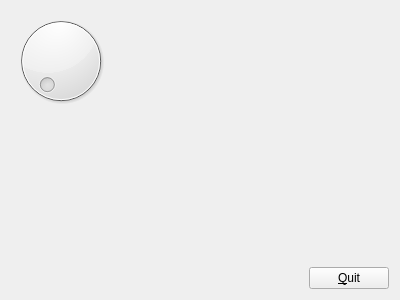
<?xml version="1.0" encoding="UTF-8"?>
<ui version="4.0">
 <class>MyForm</class>
 <widget class="QWidget" name="MyForm">
  <property name="enabled">
   <bool>true</bool>
  </property>
  <property name="geometry">
   <rect>
    <x>0</x>
    <y>0</y>
    <width>400</width>
    <height>300</height>
   </rect>
  </property>
  <property name="windowTitle">
   <string>Form</string>
  </property>
  <property name="inputMethodHints">
   <set>Qt::ImhNone</set>
  </property>
  <layout class="QHBoxLayout" name="horizontalLayout_4">
   <item>
    <layout class="QVBoxLayout" name="verticalLayout">
     <item>
      <layout class="QHBoxLayout" name="horizontalLayout_2">
       <item>
        <layout class="QHBoxLayout" name="horizontalLayout">
         <item>
          <widget class="QDial" name="dial">
           <property name="maximum">
            <number>50</number>
           </property>
          </widget>
         </item>
         <item>
          <widget class="QLabel" name="label">
           <property name="enabled">
            <bool>true</bool>
           </property>
           <property name="inputMethodHints">
            <set>Qt::ImhHiddenText</set>
           </property>
           <property name="text">
            <string/>
           </property>
          </widget>
         </item>
        </layout>
       </item>
       <item>
        <spacer name="horizontalSpacer">
         <property name="orientation">
          <enum>Qt::Horizontal</enum>
         </property>
         <property name="sizeHint" stdset="0">
          <size>
           <width>40</width>
           <height>20</height>
          </size>
         </property>
        </spacer>
       </item>
      </layout>
     </item>
     <item>
      <spacer name="verticalSpacer">
       <property name="orientation">
        <enum>Qt::Vertical</enum>
       </property>
       <property name="sizeHint" stdset="0">
        <size>
         <width>20</width>
         <height>40</height>
        </size>
       </property>
      </spacer>
     </item>
     <item>
      <layout class="QHBoxLayout" name="horizontalLayout_3">
       <item>
        <spacer name="horizontalSpacer_2">
         <property name="orientation">
          <enum>Qt::Horizontal</enum>
         </property>
         <property name="sizeHint" stdset="0">
          <size>
           <width>40</width>
           <height>20</height>
          </size>
         </property>
        </spacer>
       </item>
       <item>
        <widget class="QPushButton" name="pushButton">
         <property name="text">
          <string>&amp;Quit</string>
         </property>
        </widget>
       </item>
      </layout>
     </item>
    </layout>
   </item>
  </layout>
 </widget>
 <resources/>
 <connections>
  <connection>
   <sender>dial</sender>
   <signal>valueChanged(int)</signal>
   <receiver>label</receiver>
   <slot>setNum(int)</slot>
   <hints>
    <hint type="sourcelabel">
     <x>82</x>
     <y>157</y>
    </hint>
    <hint type="destinationlabel">
     <x>141</x>
     <y>97</y>
    </hint>
   </hints>
  </connection>
  <connection>
   <sender>pushButton</sender>
   <signal>clicked()</signal>
   <receiver>MyForm</receiver>
   <slot>close()</slot>
   <hints>
    <hint type="sourcelabel">
     <x>330</x>
     <y>247</y>
    </hint>
    <hint type="destinationlabel">
     <x>387</x>
     <y>209</y>
    </hint>
   </hints>
  </connection>
 </connections>
</ui>
